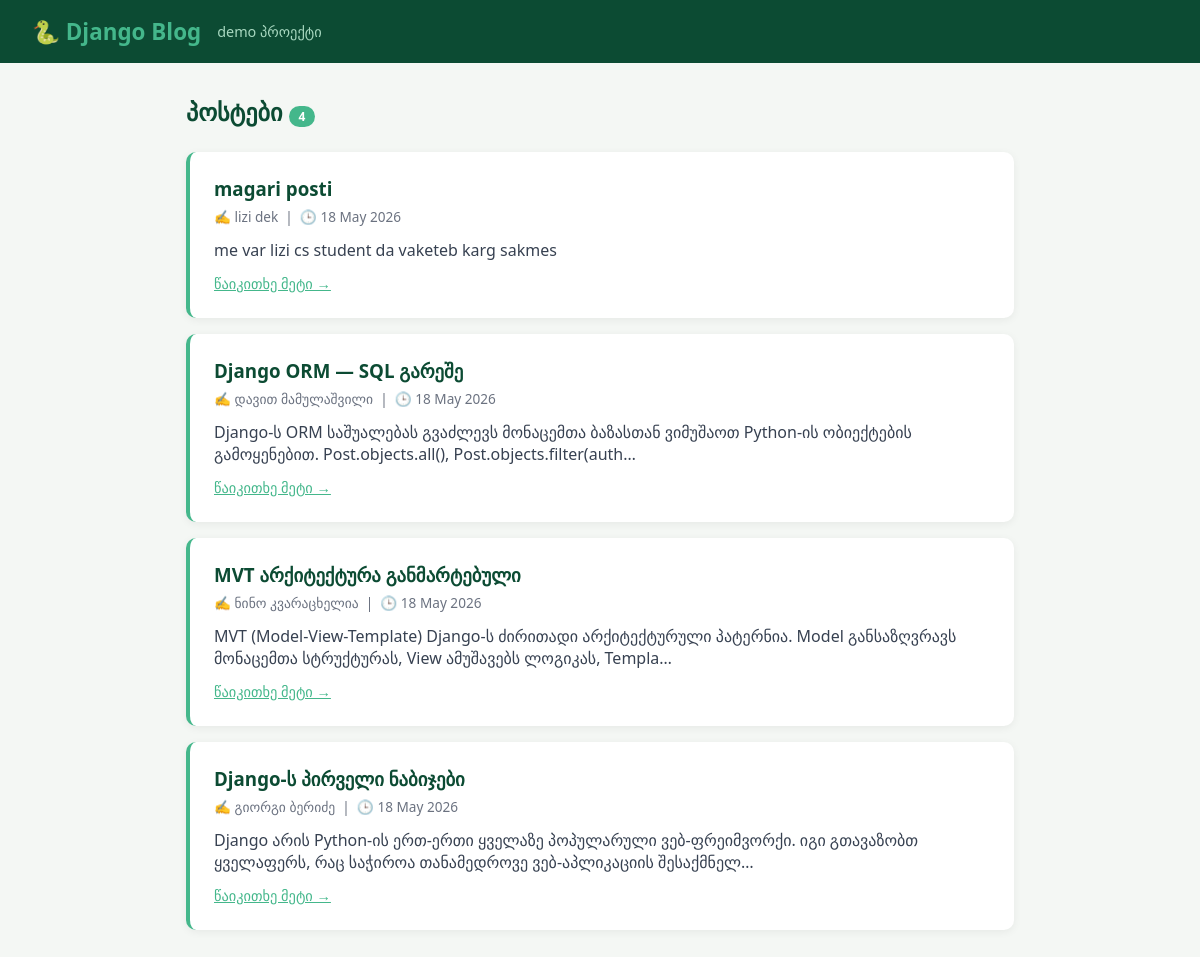
The page / on the database its author committed.
### blog/models.py (models this page shows, shortened)
class Post(models.Model):
    title = models.CharField(max_length=200)
    content = models.TextField()
    author = models.CharField(max_length=100)
    created_at = models.DateTimeField(auto_now_add=True)
    published = models.BooleanField(default=True)
    class Meta:
        ordering = ['-created_at']

### blog/views.py (the view)
# urls.py: path('', views.post_list, name='post-list'),
def post_list(request):
    posts = Post.objects.filter(published=True)
    return render(request, 'blog/post_list.html', {'posts': posts})

### blog/templates/blog/post_list.html
{% extends 'blog/base.html' %}
{% block content %}
<h2 style="margin-bottom:1.5rem; color:#0c4b33;">პოსტები <span class="badge">{{ posts.count }}</span></h2>
{% for post in posts %}
<div style="background:white; border-radius:10px; padding:1.5rem; margin-bottom:1rem; border-left:4px solid #44b78b; box-shadow:0 2px 8px rgba(0,0,0,0.06);">
  <h3 style="margin-bottom:0.4rem;">
    <a href="{% url 'post-detail' post.pk %}" style="color:#0c4b33; text-decoration:none;">{{ post.title }}</a>
  </h3>
  <p style="color:#6b7280; font-size:0.85rem; margin-bottom:0.8rem;">✍️ {{ post.author }} &nbsp;|&nbsp; 🕒 {{ post.created_at|date:"d M Y" }}</p>
  <p style="color:#374151;">{{ post.content|truncatechars:140 }}</p>
  <a href="{% url 'post-detail' post.pk %}" style="display:inline-block; margin-top:0.8rem; color:#44b78b; font-size:0.9rem;">წაიკითხე მეტი →</a>
</div>
{% empty %}
<p>პოსტები არ არის.</p>
{% endfor %}
{% endblock %}

### blog/templates/blog/base.html (shortened to what this page needs)
<!DOCTYPE html>
<html lang="ka">
<head>
</head>
<body>
<nav>
  <h1>🐍 Django Blog</h1>
  <span>demo პროექტი</span>
</nav>
<div class="container">
  {% block content %}{% endblock %}
</div>
</body>
</html>

### blog/templates/blog/base.html (style rules this page uses)
* { box-sizing: border-box; margin: 0; padding: 0; }
body { font-family: 'Segoe UI', sans-serif; background: #f4f7f4; color: #1a1a2e; }
nav { background: #0c4b33; padding: 1rem 2rem; display: flex; align-items: center; gap: 1rem; }
nav h1 { color: #44b78b; font-size: 1.4rem; }
nav span { color: #a8d8c0; font-size: 0.9rem; }
.container { max-width: 860px; margin: 2rem auto; padding: 0 1rem; }
.badge { background: #44b78b; color: white; padding: 2px 10px; border-radius: 12px; font-size: 0.75rem; }

### rows shown on the page
Post: title "magari posti", author "lizi dek", created_at "18 May 2026", content "me var lizi cs student da vaketeb karg sakmes"
Post: title "Django ORM — SQL გარეშე", author "დავით მამულაშვილი", created_at "18 May 2026", content "Django-ს ORM საშუალებას გვაძლევს მონაცემთა ბაზასთან ვიმუშაოთ Python-ის ობიექტების გამოყენებით. Post.objects.all(), Post.objects.filter(auth…"
Post: title "MVT არქიტექტურა განმარტებული", author "ნინო კვარაცხელია", created_at "18 May 2026", content "MVT (Model-View-Template) Django-ს ძირითადი არქიტექტურული პატერნია. Model განსაზღვრავს მონაცემთა სტრუქტურას, View ამუშავებს ლოგიკას, Templa…"
Post: title "Django-ს პირველი ნაბიჯები", author "გიორგი ბერიძე", created_at "18 May 2026", content "Django არის Python-ის ერთ-ერთი ყველაზე პოპულარული ვებ-ფრეიმვორქი. იგი გთავაზობთ ყველაფერს, რაც საჭიროა თანამედროვე ვებ-აპლიკაციის შესაქმნელ…"

### other values the page prints
{{ posts.count }} "4"
